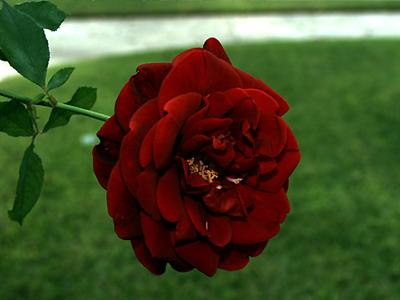
#> input picture datas/f3.jpg, 400 x 300 px
$ jupyter execute '06-巴特沃斯高通滤波器.ipynb'   (shell and % lines are left out)
#> lines starting #> are read from the running program, lines starting #| are printed output that depends on the picture; after the words box and inside, x2 and y2 are one past the last pixel; in counts of white or black regions, pixels touching at a corner belong together
# 巴特沃斯高通滤波器

[cell 1]
import cv2
import numpy as np
import matplotlib.pyplot as plt
from scipy import signal
from pyexcel_xls import get_data

[cell 2]
'''
'''
def freqfilter_btw(M,N,D0,n=1):
    u = np.arange(-M // 2,M // 2)
    v = np.arange(-N // 2,N // 2)
    U,V = np.meshgrid(u,v)
    D = np.sqrt(((U-M//2) ** 2 + (V-N//2) ** 2))
    H = np.zeros_like(D)
    eps = 1.0e-5
    H = 1.0 / (1 + 0.414 * (D0 / (D+eps) ** (2 * n)))
    #H = 1.0 / (1.0 + (D * W / (D ** 2 - D0 ** 2 + eps)) ** (2 * n))
    return H

[cell 3]
'''
'''
def freqfilter_btw_Hp(src,D0,n = 1):
    src_f = src.astype('float64') / 255.0
    # 傅立叶变换
    img_fft = np.fft.fft2(src_f)
    img_fftshift = np.fft.fftshift(img_fft)

    rows,cols = src.shape
    H = freqfilter_btw(cols,rows,D0,n)
    idx = (H == 0)
    result = np.zeros_like(img_fftshift)
    result[idx] = 0
    result[~idx] = H[~idx] * img_fftshift[~idx]
    result = np.fft.ifftshift(result)
    result_ifft = np.fft.ifft2(result)
    dst = np.abs(result_ifft) * 255.0
    dst[dst < 0] = 0
    dst[dst > 255] = 255
    return dst.astype(np.uint8)

[cell 4]
def freqfilter_btw_Hp2(src,D0,n=1):
    src_f = src.astype('float64') / 255.0
    # 傅立叶变换
    img_fft = np.fft.fft2(src_f)
    img_fftshift = np.fft.fftshift(img_fft)

    rows,cols = src.shape
    n1 = rows // 2
    n2 = cols // 2
    result = np.zeros_like(img_fft)
    for i in range(rows):
        for j in range(cols):
            h = 0
            d = np.sqrt((i - n1) ** 2 + (j - n2) ** 2)
            if d == 0:
                h = 0
            else:
                h = 1.0 / (1.0 + 0.414 * (D0 / d) ** (2 * n))
            result[i,j] = h * img_fftshift[i,j]

    result = np.fft.ifftshift(result)
    result_ifft = np.fft.ifft2(result)
    dst = np.abs(result_ifft) * 255.0
    dst[dst < 0] = 0
    dst[dst > 255] = 255
    return dst.astype(np.uint8)

[cell 5]
def noise_gaussian(M,N,a = 0,b=1):
    R = a + b * np.random.randn(M,N)
    return R

[cell 6]
src = cv2.cvtColor(cv2.imread('../../datas/f3.jpg'),cv2.COLOR_BGR2RGB)
gray = cv2.cvtColor(src,cv2.COLOR_RGB2GRAY)
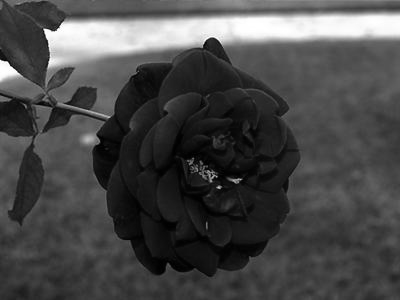
#> gray: shape (300, 400); min 0, max 255, mean 72.5

[cell 7]
rows,cols = gray.shape
#> rows = 300; cols = 400
noise = noise_gaussian(rows,cols,a=0,b=0.1)
src_noise_gray = gray.astype(np.float32) + noise * 255
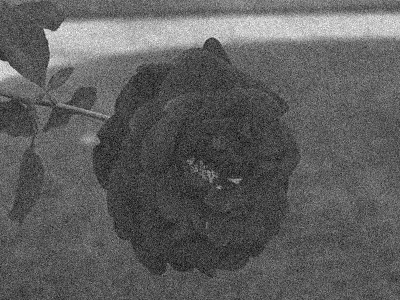
#> src_noise_gray: shape (300, 400) float64; min -86.49, max 343, mean 72.5; drawn with min black and max white

src_noise = np.zeros(src.shape,dtype=np.float64)
src_noise[:,:,0] = np.float64(src[:,:,0]) + noise * 255
src_noise[:,:,1] = np.float64(src[:,:,1]) + noise * 255
src_noise[:,:,2] = np.float64(src[:,:,2]) + noise * 255

src_noise[src_noise < 0] = 0
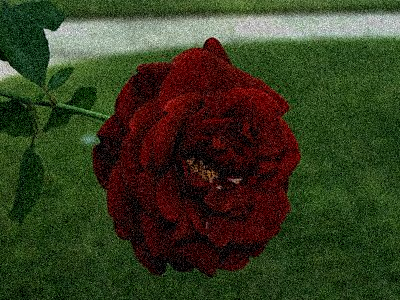
#> src_noise: shape (300, 400, 3) float64; mean R, G, B 73.1, 81, 44.9; drawn with min black and max white
src_noise[src_noise > 255] = 255
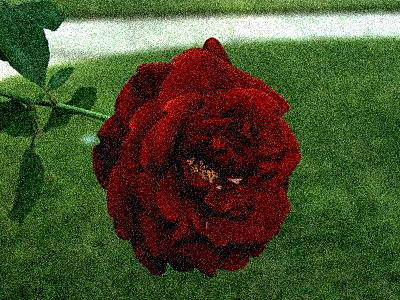
#> src_noise: shape (300, 400, 3) float64; 2.53% of pixels changed, all inside (x1, y1, x2, y2) = (0, 14, 400, 140)
src_noise = src_noise.astype(np.uint8)

[cell 8]
dstr = freqfilter_btw_Hp(src_noise[:,:,0].astype(np.float32) ,4,3)
#> in freqfilter_btw_Hp, `src_f = src.astype('float64') / 255.0`:
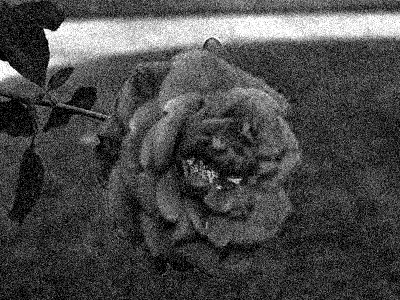
#> src_f: shape (300, 400) float64; min 0, max 1, mean 0.284
dstg = freqfilter_btw_Hp(src_noise[:,:,1].astype(np.float32), 4,3)
#> call 2 of freqfilter_btw_Hp, with D0 = 4, n = 3
#> in freqfilter_btw_Hp (call 2), `src_f = src.astype('float64') / 255.0`:
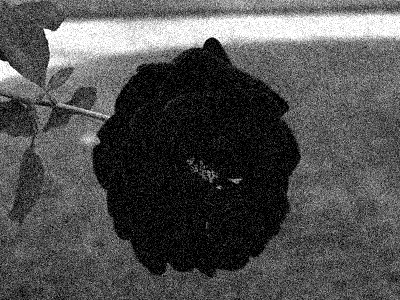
#> src_f: shape (300, 400) float64; min 0, max 1, mean 0.314
dstb = freqfilter_btw_Hp(src_noise[:,:,2].astype(np.float32), 4,3)
#> call 3 of freqfilter_btw_Hp, with D0 = 4, n = 3
#> in freqfilter_btw_Hp (call 3), `src_f = src.astype('float64') / 255.0`:
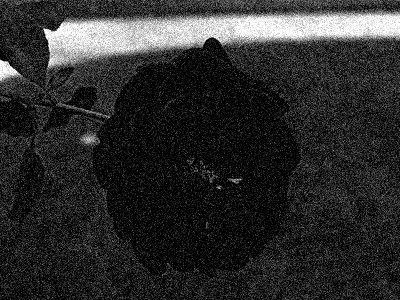
#> src_f: shape (300, 400) float64; min 0, max 1, mean 0.174

[cell 9]
dst = cv2.merge([dstr,dstg,dstb]).astype('uint8')

[cell 10]
plt.imshow(src_noise)

[cell 11]
plt.imshow(dst)

[cell 12]
plt.imshow(np.abs(dst - src))
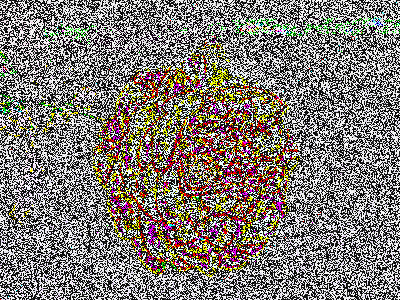
#> shown: shape (300, 400, 3); mean R, G, B 128.9, 122.6, 117.1

[cell 13]
dstr2 = freqfilter_btw_Hp2(src_noise[:,:,0].astype(np.float32) ,4,2)
dstg2 = freqfilter_btw_Hp2(src_noise[:,:,1].astype(np.float32), 4,2)
dstb2 = freqfilter_btw_Hp2(src_noise[:,:,2].astype(np.float32), 4,2)
#> call 3 of freqfilter_btw_Hp2, with D0 = 4, n = 2
#> in freqfilter_btw_Hp2 (call 3), `dst = np.abs(result_ifft) * 255.0`:
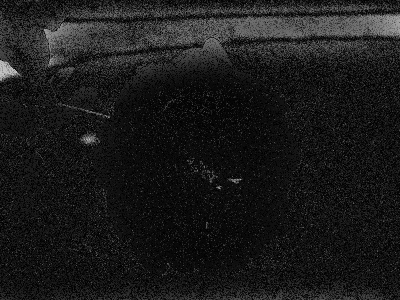
#> dst: shape (300, 400) float64; min 0.000534, max 198.7, mean 26.9

[cell 14]
dst2 = cv2.merge([dstr2,dstg2,dstb2]).astype('uint8')
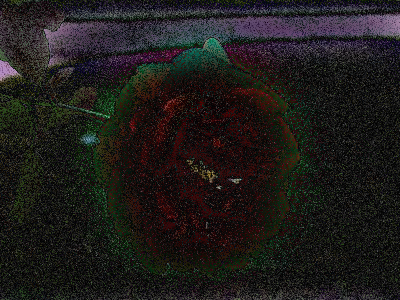
#> dst2: shape (300, 400, 3); mean R, G, B 30.6, 28, 26.4

$ run again, with datas/f1.jpg copied over datas/f3.jpg
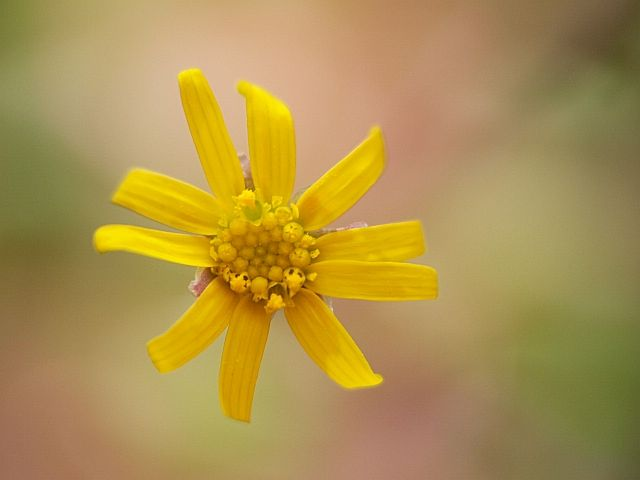
#> input picture datas/f1.jpg, 640 x 480 px
#> `[cell 12] plt.imshow(np.abs(dst - src))`:
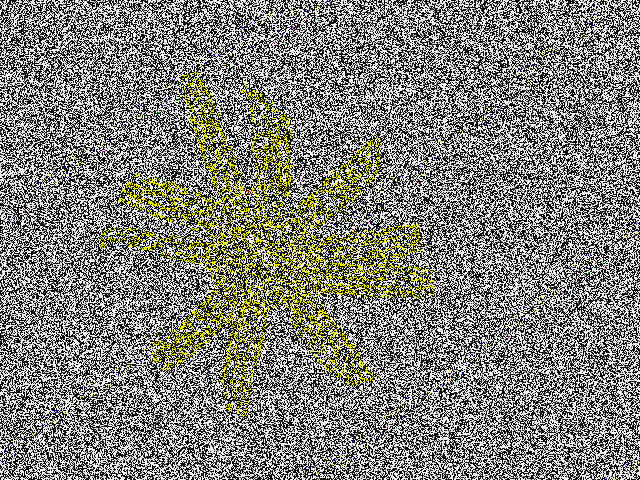
#> shown: shape (480, 640, 3); mean R, G, B 128.8, 129, 121.5
#> `dst2 = cv2.merge([dstr2,dstg2,dstb2]).astype('uint8')`:
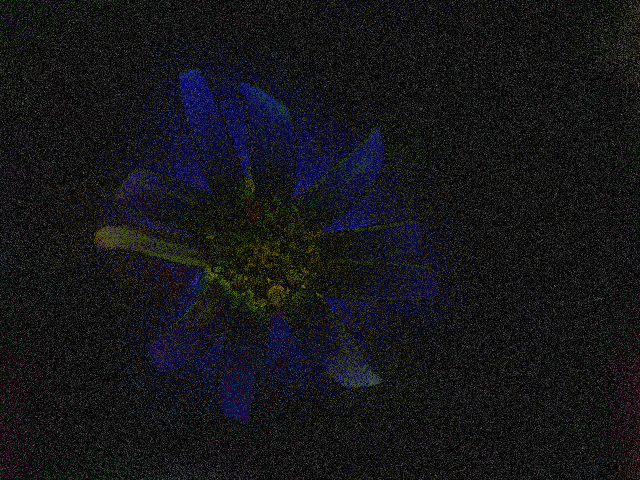
#> dst2: shape (480, 640, 3); mean R, G, B 21.6, 21.7, 25.2

$ run again, with datas/f4.jpg copied over datas/f3.jpg
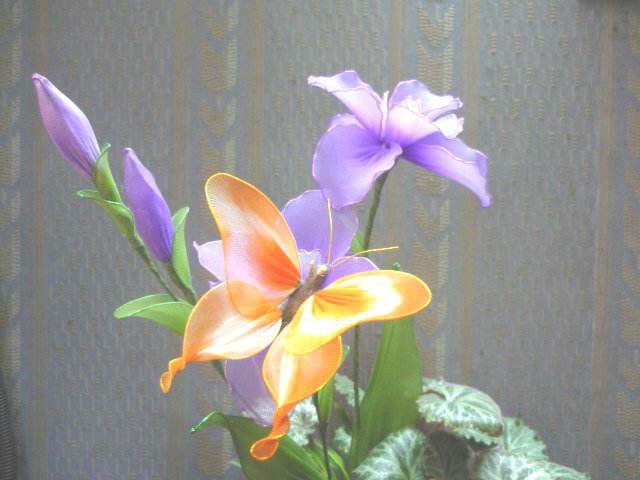
#> input picture datas/f4.jpg, 640 x 480 px
#> `dst2 = cv2.merge([dstr2,dstg2,dstb2]).astype('uint8')`:
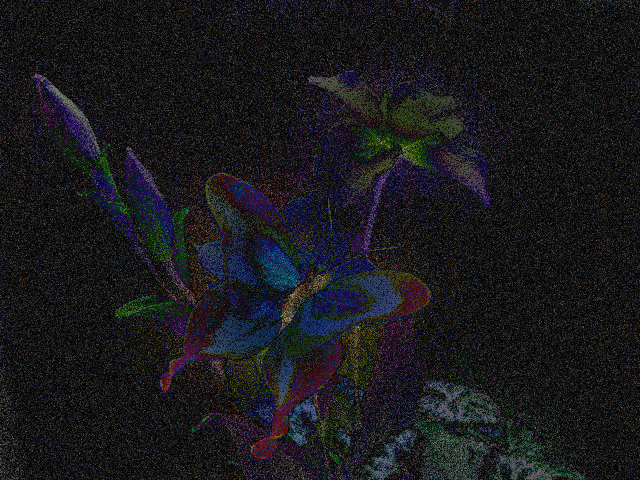
#> dst2: shape (480, 640, 3); mean R, G, B 25.7, 25.7, 28.9
